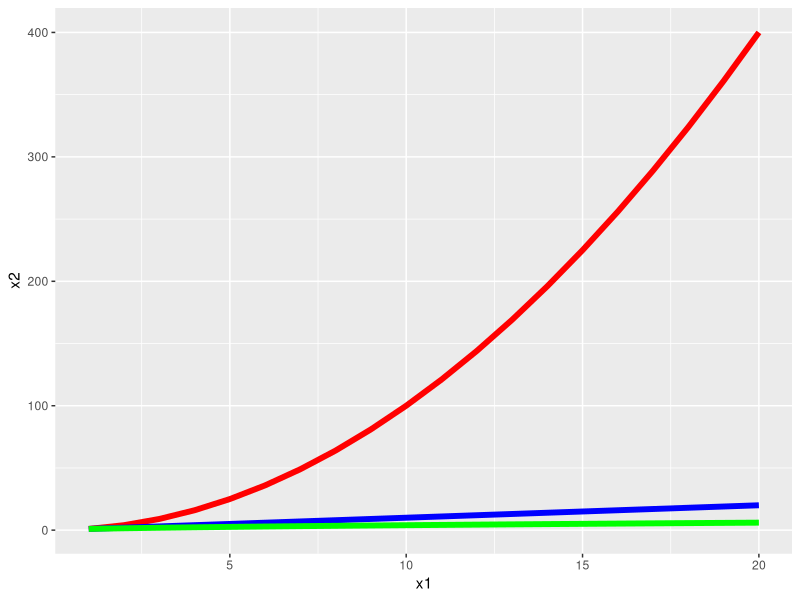

Reproduce this figure in R.
## ---- chunk 1
knitr::opts_chunk$set(echo = TRUE,
                      include = T,
                      warning = F,
                      message = F,
                      fig.width = 5,
                      fig.height = 3)
## ---- chunk 2
# install.packages('AER')
# install.packages('caret')
## ---- chunk 3
library(AER)
library(caret)
library(tidyverse)
## ---- chunk 4
data('CPS1985')
## ---- chunk 5
head(CPS1985)[,1:5]
## ---- chunk 6
modelo <- train(wage ~ # Variavel Exógena
                  education, # Variavel endógena
                method = "lm", # Linear Model
                data = CPS1985) # Base de dados

## ---- chunk 7
summary(modelo)
## ---- chunk 8
library(broom)
summary(modelo) %>% tidy()
## ---- chunk 9
summary(modelo) %>% tidy()
## ---- chunk 10
summary(modelo) %>% glance()
## ---- chunk 11
modelo <- train(log(wage) ~ log(education),
      method = "lm",
      data = CPS1985)
## ---- chunk 12
summary(modelo) %>% broom::tidy()
## ---- chunk 13
cobb_douglas <- function(x1,x2,beta1 = 0.5,beta2 = 0.5){
  x1^beta1 * x2^beta2
}

crescente <- cobb_douglas(seq(1:20),seq(1:20),beta1 = 1,beta2 = 1)
constante <- cobb_douglas(seq(1:20),seq(1:20))
decrescente <- cobb_douglas(seq(1:20),seq(1:20),beta1 = 0.3,beta2 = 0.3)
## ---- chunk 14

cobb <- tibble(crescente = crescente,
       constante = constante,
       decrescente = decrescente,
       x1 = 1:20,
       x2 = 1:20)

cobb %>%
  ggplot(aes(x1,x2)) +
  geom_line(aes(y = crescente),colour = "red",size = 2) +
  geom_line(aes(y = constante),colour = "blue",size = 2) +
  geom_line(aes(y = decrescente),colour = "green",size = 2)

## ---- chunk 15
modelo <- train(wage ~ education + experience,
      method = "lm",
      data = CPS1985)
## ---- chunk 16
summary(modelo) %>% broom::tidy()
## ---- chunk 17
summary(modelo) %>% broom::glance()
## ---- chunk 18
# Gender é uma variavel categorica
modelo <- train(wage ~ education + experience + gender, 
      method = "lm",
      data = CPS1985)
## ---- chunk 19
summary(modelo) %>% broom::tidy()
## ---- chunk 20
modelo <- train(gender ~ wage + education + experience, 
      method = "glm",
      family = "binomial",
      data = CPS1985)
## ---- chunk 21
summary(modelo)
## ---- chunk 22
previsao <-predict(modelo,newdata = CPS1985)
previsao
## ---- chunk 23
table(previsao,CPS1985[,"gender"])
